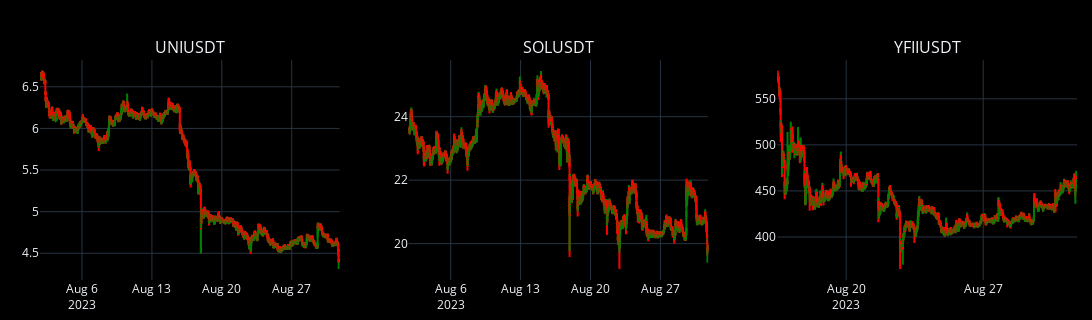

The cell this chart's notebook holds for it:
### Code cell
fig = plot_candlestick(symbol_dataframes)
fig.show()

### Figure 1 — Plotly figure (JSON) as saved in the notebook; plotly's stock layout.template omitted (floating-point values rounded to 4 significant figures; data arrays with more than 128 entries replaced by an {"elided": "..."} marker saying what was removed)
{"data": [{"close": {"elided": "8640 float values"}, "decreasing": {"line": {"color": "red"}}, "high": {"elided": "8640 float values"}, "increasing": {"line": {"color": "green"}}, "low": {"elided": "8640 float values"}, "name": "OHLC", "open": {"elided": "8640 float values"}, "type": "candlestick", "x": {"elided": "8640 str values"}, "xaxis": "x", "yaxis": "y"}, {"close": {"elided": "8640 float values"}, "decreasing": {"line": {"color": "red"}}, "high": {"elided": "8640 float values"}, "increasing": {"line": {"color": "green"}}, "low": {"elided": "8640 float values"}, "name": "OHLC", "open": {"elided": "8640 float values"}, "type": "candlestick", "x": {"elided": "8640 str values"}, "xaxis": "x2", "yaxis": "y2"}, {"close": {"elided": "4409 float values"}, "decreasing": {"line": {"color": "red"}}, "high": {"elided": "4409 float values"}, "increasing": {"line": {"color": "green"}}, "low": {"elided": "4409 float values"}, "name": "OHLC", "open": {"elided": "4409 float values"}, "type": "candlestick", "x": {"elided": "4409 str values"}, "xaxis": "x3", "yaxis": "y3"}], "layout": {"annotations": [{"font": {"size": 16}, "showarrow": false, "text": "UNIUSDT", "x": 0.1444, "xanchor": "center", "xref": "paper", "y": 1, "yanchor": "bottom", "yref": "paper"}, {"font": {"size": 16}, "showarrow": false, "text": "SOLUSDT", "x": 0.5, "xanchor": "center", "xref": "paper", "y": 1, "yanchor": "bottom", "yref": "paper"}, {"font": {"size": 16}, "showarrow": false, "text": "YFIIUSDT", "x": 0.8556, "xanchor": "center", "xref": "paper", "y": 1, "yanchor": "bottom", "yref": "paper"}], "height": 320, "legend": {"orientation": "h"}, "margin": {"autoexpand": false, "b": 40, "l": 40, "r": 15, "t": 60}, "paper_bgcolor": "black", "plot_bgcolor": "black", "showlegend": false, "width": 1100, "xaxis": {"anchor": "y", "domain": [0, 0.2889], "rangeslider": {"visible": false}}, "xaxis2": {"anchor": "y2", "domain": [0.3556, 0.6444], "rangeslider": {"visible": false}}, "xaxis3": {"anchor": "y3", "domain": [0.7111, 1], "rangeslider": {"visible": false}}, "yaxis": {"anchor": "x", "domain": [0, 1]}, "yaxis2": {"anchor": "x2", "domain": [0, 1]}, "yaxis3": {"anchor": "x3", "domain": [0, 1]}}}
